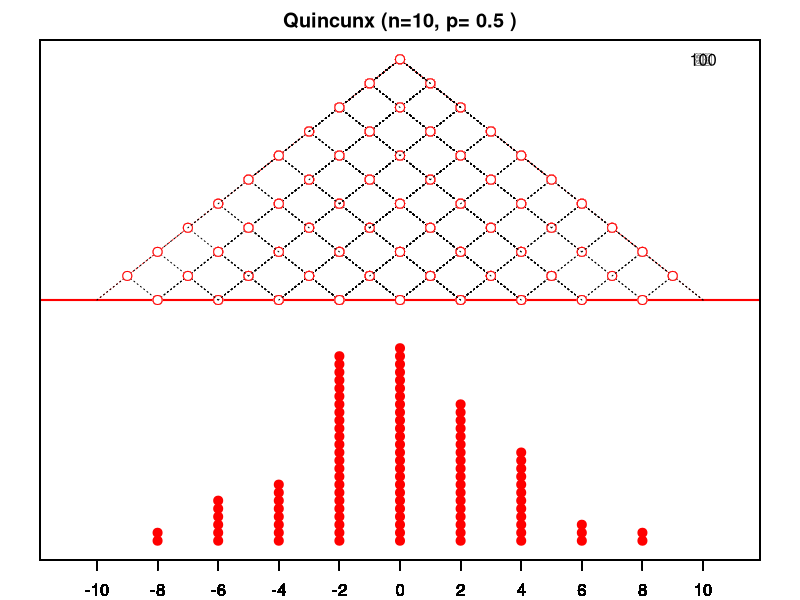

The R source for this figure:
# quincunx, n=10, p, sec, n.repeat

p <- 0.5
sec <- 0.05
n.repeat <- 100
count <- rep(0,11)

par(yaxt="n",mar=c(2,2,2,2),bg="white")
x1 <- c(-10,0,10); y1 <- c(0,10,0)
plot(x1,y1,xlim=c(-11,11),xaxp=c(-10,10,10),ylim=c(-10,10),type="n",xlab="",ylab="",main=paste("Quincunx (n=10, p=",p,")"))
segments(-10,0,0,10,lty="dotted",col="red")
segments(10,0,0,10,lty="dotted",col="red")
abline(h=0,col="red",lwd=2)

set.seed(123)
for (r in 1:n.repeat){
e <- 2*rbinom(10,size=1,prob=p)-1
x <- c(0,cumsum(e))
y <- 10:0
text(10,10,r-1,col="white")
text(10,10,r)

for (step in 0:10){

if (step > 0) {
    par(new=T)
    plot(x[1:step],y[1:step],xlim=c(-11,11),xaxp=c(-10,10,10),ylim=c(-10,10),xlab="",ylab="",pch=19,cex=1.2,col="white")
}
par(new=T)
plot(x[1:(step+1)],y[1:(step+1)],xlim=c(-11,11),xaxp=c(-10,10,10),ylim=c(-10,10),xlab="",ylab="",pch=c(rep(1,step),19),cex=1.2,col="red")

if (step < 10) {
    segments(x[step+1]-1,y[step+1]-1,x[step+1],y[step+1],lty="dotted")
    segments(x[step+1]+1,y[step+1]-1,x[step+1],y[step+1],lty="dotted")
    }
Sys.sleep(sec)
}

par(new=T)
plot(x[step+1],y[step+1],xlim=c(-11,11),xaxp=c(-10,10,10),ylim=c(-10,10),xlab="",ylab="",pch=19,cex=1.2,col="white")
par(new=T)
plot(x[step+1],y[step+1],xlim=c(-11,11),xaxp=c(-10,10,10),ylim=c(-10,10),xlab="",ylab="",pch=1,cex=1.2,col="red")

count[x[11]/2+6] <- count[x[11]/2+6]+1
par(new=T)
plot(x[11],-10-1/3+(1/3)*count[x[11]/2+6],xlim=c(-11,11),xaxp=c(-10,10,10),ylim=c(-10,10),xlab="",ylab="",pch=19,col="red",cex=1.2)
Sys.sleep(sec)
}

# end
